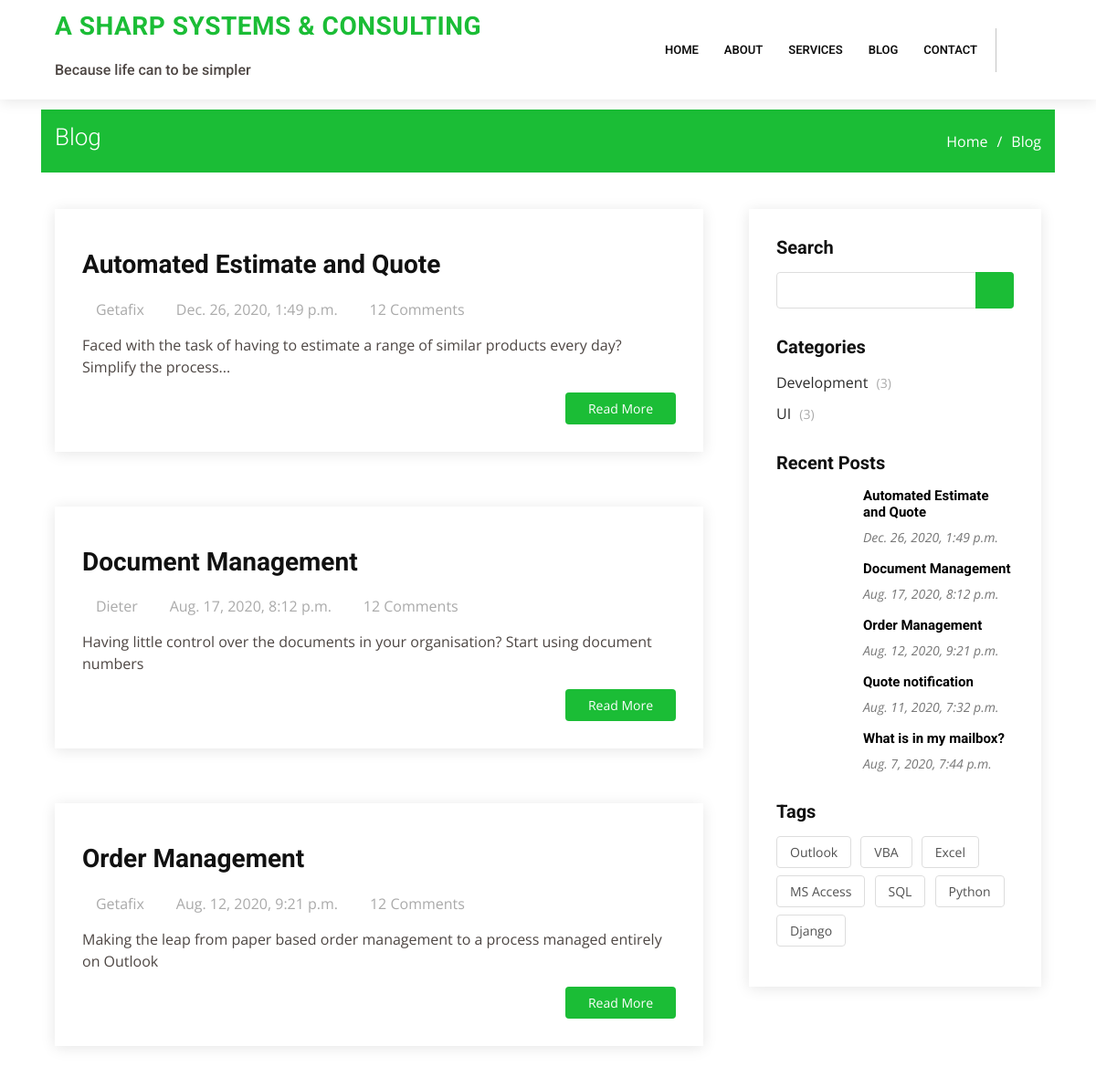
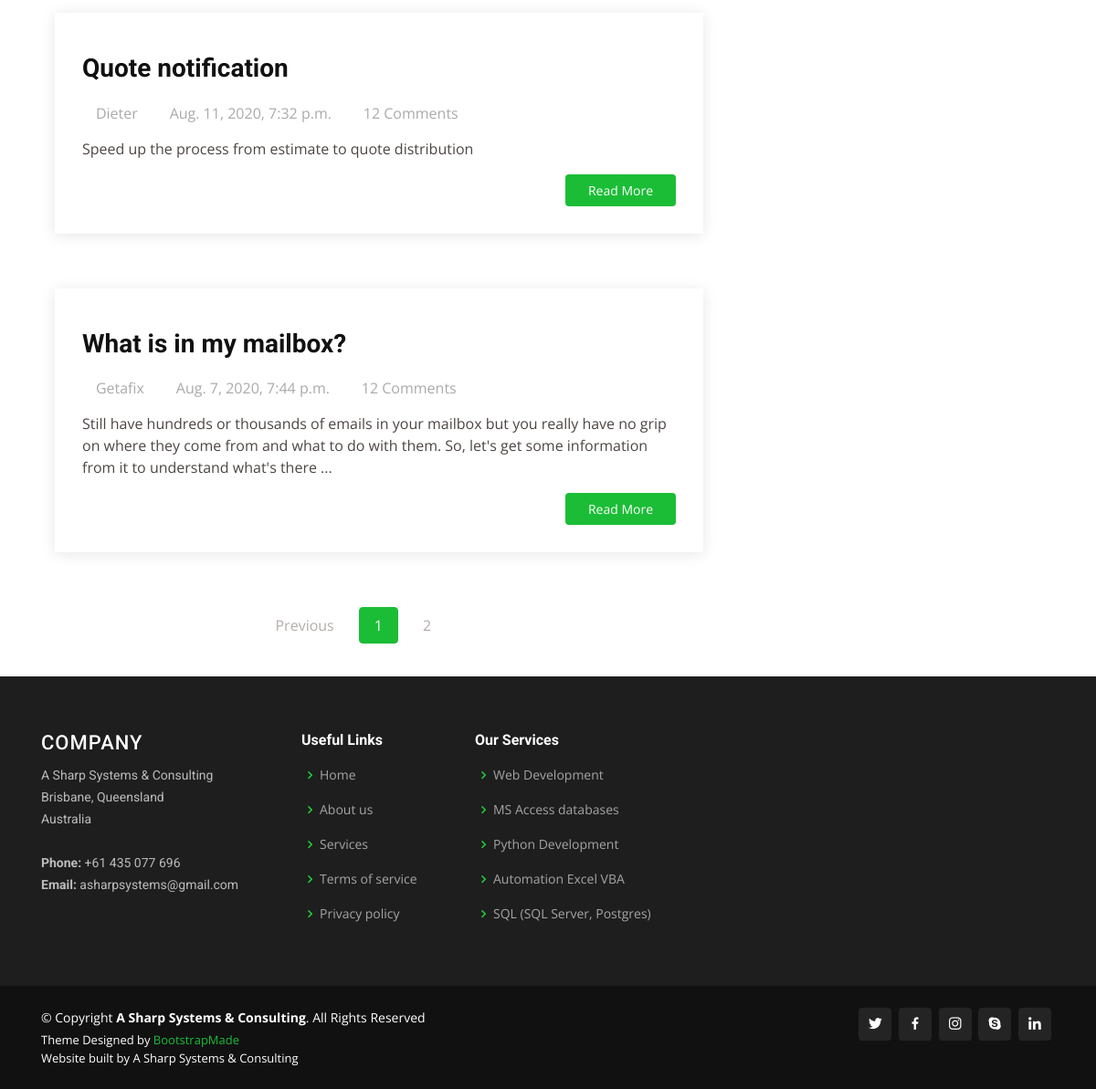
Page /blog on the committed database (2 pictures, top to bottom).
### lcore/models.py (models this page shows, shortened)
class Reference(models.Model):
    company = models.CharField(max_length=100, unique=True)
    address = models.CharField(max_length=200, unique=True)
    country = models.CharField(max_length=100, unique=True)
    phone = models.CharField(max_length=20, unique=True)
    email = models.EmailField()
    primary = models.IntegerField(null=False, unique=True)
    objects = RefManager()

class Article(models.Model):
    author = models.CharField(max_length=100, unique=False)
    caption = models.CharField(max_length=50, unique=False)
    extract = models.CharField(max_length=300)
    story = models.TextField(blank=False)
    date_added = models.DateTimeField(auto_now=False, auto_now_add=True)
    draft = models.BooleanField(default=True)
    visible = models.BooleanField(default=True)
    tags = models.ManyToManyField(Tag, blank=True)
    category = models.ManyToManyField(Category, blank=True)
    image_file = models.FileField(upload_to='blog_image', blank=True, null=True)
    article_file = models.FileField(upload_to='blog_article', blank=True, null=True)
    project = models.BooleanField(default=False)
    objects = ArticleManager()
    class Meta:
        ordering = ['-date_added']
    def __str__(self):
        return self.caption.title()

class Tag(models.Model):
    tag = models.CharField(max_length=30, unique=True)
    active = models.BooleanField(default=True)
    objects = TagManager()
    def __str__(self):
        return self.tag.title()

class Services(models.Model):
    service = models.CharField(max_length=100, unique=True)
    date_added = models.DateTimeField(auto_now=False, auto_now_add=True)
    priority = models.IntegerField(null=False, unique=True)
    image_file = models.FileField(upload_to='service_icon', blank=True, null=True)
    descrip = models.CharField(max_length=300, blank=True, null=True)
    objects = ServicesManager()
    class Meta:
        ordering = ['priority']
    def __str__(self):
        return self.service.title()

### lcore/views.py (the view)
# urls.py: path('blog', blog, name='blog'),
def blog(request):
    template = "blog.html"
    active_articles = Article.objects.visible()
    recent_articles = Article.objects.recent_five()
    active_tags = Tag.objects.active()  # change to used
    with connection.cursor() as cursor:
        sql = ("Select C.name, count(C.name) as cat_count from lcore_article_category as JJ inner join"
               " lcore_category C on JJ.category_id = C.id group by name;")
        print(sql)
        cursor.execute(sql)
        columns = [col[0] for col in cursor.description]
        category_count = [
            dict(zip(columns, row))
            for row in cursor.fetchall()
        ]
    page = request.GET.get('page', 1)
    paginator = Paginator(active_articles, 5)
    try:
        article_page = paginator.page(page)
    except PageNotAnInteger:
        article_page = paginator.page(1)
    except EmptyPage:
        article_page = paginator.page(paginator.num_pages)
    local_context = {
        'articles': article_page,
        'recent_articles': recent_articles,
        'active_tags': active_tags,
        'category_count': category_count
    }
    context = {**get_base_context(), **local_context}
    print(context)
    return render(request, template, context)

### lcore/models.py (called while the page is built)
    def visible(self):
        qs = super(ArticleManager, self).filter(draft=False).filter(visible=True)
        return qs

    def recent_five(self):
        qs = super(ArticleManager, self).filter(draft=False).filter(visible=True).order_by('-date_added')[:5]
        return qs

    def top_five(self):
        qs = super(ServicesManager, self).order_by('priority')[:5]
        return qs

    def active(self):
        qs = super(TagManager, self).filter(active=True)
        return qs

### lcore/views.py (called while the page is built)
def get_base_context():
    service_list = Services.objects.top_five()
    company = Reference.objects.get(primary=1)
    co_name = company.company
    co_addr = company.address
    co_country = company.country
    co_phone = company.phone
    co_email = company.email
    print(co_name)
    return {'service_list': service_list,
            'co_name': co_name,
            'co_addr': co_addr,
            'co_country': co_country,
            'co_phone': co_phone,
            'co_email': co_email,
            }

### sweb/utils/context_processors.py (called while the page is built)
def settings_context(_request):
    return {"DEBUG": settings.DEBUG}

### templates/blog.html (shortened to what this page needs)
{% extends "base.html" %}
{% block content %}
{% load static %}
  <main id="main">
  <br>
  <section id="breadcrumbs" class="breadcrumbs">
    <div class="container">
      <div class="d-flex justify-content-between align-items-center">
        <h2>Blog</h2>
        <ol>
          <li><a href="index.html">Home</a></li>
          <li>Blog</li>
        </ol>
      </div>
    </div>
  </section>
  <section id="blog" class="blog">
    <div class="container">
      <div class="row">
        <div class="col-lg-8 entries">
          {% for art in articles %}
          <article class="entry" data-aos="fade-up">
            <div class="entry-img">
            </div>
            <h2 class="entry-title">
              <a href="{% url 'lcore:blog_item' pk=art.id %}">{{art.caption}}</a>
            </h2>
            <div class="entry-meta">
              <ul>
                <li class="d-flex align-items-center"><i class="icofont-user"></i> {{art.author}}</li>
                <li class="d-flex align-items-center"><i class="icofont-wall-clock"></i> <time datetime="2020-01-01">{{art.date_added}}</time></li>
                <li class="d-flex align-items-center"><i class="icofont-comment"></i> 12 Comments</li>
              </ul>
            </div>
            <div class="entry-content">
              <p>
                {{art.extract}}</p>
              <div class="read-more">
                <a href="{% url 'lcore:show_pdf' pk=art.id %}">Read More</a>
              </div>
            </div>
          </article>
          {% endfor %}
  <div class="blog-pagination">
    {% if articles.has_other_pages %}
  <ul class="justify-content-center">
    {% if articles.has_previous %}
      <li>
          <a class="active" href="?page={{ articles.previous_page_number }}">Previous</a>
      </li>
    {% else %}
      <li class="disabled">
          <a href="#" tabindex="-1">Previous</a>
      </li>
    {% endif %}
    {% for i in articles.paginator.page_range %}
      {% if articles.number == i %}
    <li class="active"><a href="#"> {{ i }}</a></li>
      {% else %}
        <li><a href="?page={{i}}">{{ i }}</a></li>
      {% endif %}
    {% endfor %}
    {% if articles.has_next %}
      <li>
          <a  href="? page={{articles.next_page_number }}"><i class="icofont-rounded-right"></i></a>
      </li>
    {% else %}
      <li class="disabled">
          <a href="#" tabindex="-1">Next</a>
      </li>
    {% endif %}
  </ul>
  {% endif %}
  </div>
  </div>
  <div class="col-lg-4">
    <div class="sidebar" data-aos="fade-left">
      <h3 class="sidebar-title">Search</h3>
      <div class="sidebar-item search-form">
        <form action="">
          <input type="text">
          <button type="submit"><i class="icofont-search"></i></button>
        </form>
      </div>
      <h3 class="sidebar-title">Categories</h3>
      <div class="sidebar-item categories">
        {% if category_count %}
        <ul>
          {% for c in category_count %}
          <li><a href="#">{{c.name}} <span>({{c.cat_count}})</span></a></li>
          {% endfor %}
        </ul>
        {% endif %}
      </div>
      <h3 class="sidebar-title">Recent Posts</h3>
      <div class="sidebar-item recent-posts">
        {% if recent_articles %}
        {% for a in recent_articles %}
        <div class="post-item clearfix">
          <h4><a href="{% url 'lcore:blog_item' pk=a.id %}">{{ a.caption }}</a></h4>
          <time datetime="2020-01-01">{{ a.date_added }}</time>
        </div>
        {% endfor %}
        {% else %}
          <h4>Nothing yet</h4>
        {% endif %}
      </div>
            <h3 class="sidebar-title">Tags</h3>
            <div class="sidebar-item tags">
              {% if active_tags %}
              <ul>
                {% for t in active_tags %}
                  <li><a href="#">{{ t.tag }}</a></li>
                {% endfor %}
              </ul>
              {% endif %}
            </div>
          </div>
        </div>
      </div>
    </div>
  </section>
  </main>
{% endblock content %}

### templates/base.html (shortened to what this page needs)
<!DOCTYPE html>
{% load static i18n %}
{% load static %}
<html lang="en">
<head>
  <link href="{% static 'vendor/bootstrap/css/bootstrap.min.css' %}" rel="stylesheet">
  <link href="{% static 'vendor/icofont/icofont.min.css' %}" rel="stylesheet">
  <link href="{% static 'vendor/boxicons/css/boxicons.min.css' %}" rel="stylesheet">
  <link href="{% static 'vendor/animate.css/animate.min.css' %}" rel="stylesheet">
  <link href="{% static 'vendor/venobox/venobox.css' %}" rel="stylesheet">
  <link href="{% static 'vendor/owl.carousel/assets/owl.carousel.min.css' %}" rel="stylesheet">
  <link href="{% static 'vendor/aos/aos.css' %}" rel="stylesheet">
  <link href="{% static 'vendor/remixicon/remixicon.css' %}" rel="stylesheet">
  <link href="{% static 'css/style.css' %}" rel="stylesheet">
</head>
    <body>
  <header id="header" class="fixed-top">
    <div class="container d-flex align-items-center">
      <div class="container">
      <h1 class="logo mr-auto"><a href="index.html"><span>{{co_name}}</span></a></h1>
      <br><h6>Because life can to be simpler</h6>
      </div>
      <nav class="nav-menu d-none d-lg-block">
        <ul>
          <li><a href="{% url 'lcore:home' %}">Home</a></li>
          <li ><a href="{% url 'lcore:about' %}">About</a>
          </li>
          <li><a href="{% url 'lcore:services' %}">Services</a></li>
          <li><a href="{% url 'lcore:blog' %}">Blog</a></li>
          <li><a href="{% url 'lcore:contact' %}">Contact</a></li>
        </ul>
      </nav>
      <div class="header-social-links">
        <a href="#" class="twitter"><i class="icofont-twitter"></i></a>
        <a href="#" class="facebook"><i class="icofont-facebook"></i></a>
        <a href="#" class="instagram"><i class="icofont-instagram"></i></a>
        <a href="#" class="linkedin"><i class="icofont-linkedin"></i></i></a>
      </div>
    </div>
  </header>
<div class="container">
    {% block content %}
    {% endblock content %}
</div>
  <footer id="footer">
    <div class="footer-top">
      <div class="container">
        <div class="row">
          <div class="col-lg-3 col-md-6 footer-contact">
            <h3>Company</h3>
            <p>
              {{co_name}} <br>
              {{co_addr}}<br>
              {{co_country}} <br><br>
              <strong>Phone:</strong> {{co_phone}}<br>
              <strong>Email:</strong> {{co_email}}<br>
            </p>
          </div>
          <div class="col-lg-2 col-md-6 footer-links">
            <h4>Useful Links</h4>
            <ul>
              <li><i class="bx bx-chevron-right"></i> <a href="#">Home</a></li>
              <li><i class="bx bx-chevron-right"></i> <a href="#">About us</a></li>
              <li><i class="bx bx-chevron-right"></i> <a href="#">Services</a></li>
              <li><i class="bx bx-chevron-right"></i> <a href="#">Terms of service</a></li>
              <li><i class="bx bx-chevron-right"></i> <a href="#">Privacy policy</a></li>
            </ul>
          </div>
          <div class="col-lg-3 col-md-6 footer-links">
            <h4>Our Services</h4>
            <ul>
              {% for service in service_list %}
                <li><i class="bx bx-chevron-right"></i> <a href="#">{{service.service}}</a></li>
              {% endfor %}
            </ul>
          </div>
        </div>
      </div>
    </div>
    <div class="container d-md-flex py-4">
      <div class="mr-md-auto text-center text-md-left">
        <div class="copyright">
          &copy; Copyright <strong><span>{{co_name}}</span></strong>. All Rights Reserved
        </div>
        <div class="credits">
          Theme Designed by <a href="https://bootstrapmade.com/">BootstrapMade</a><br>
          Website built by {{co_name}}
        </div>
      </div>
      <div class="social-links text-center text-md-right pt-3 pt-md-0">
        <a href="#" class="twitter"><i class="bx bxl-twitter"></i></a>
        <a href="#" class="facebook"><i class="bx bxl-facebook"></i></a>
        <a href="#" class="instagram"><i class="bx bxl-instagram"></i></a>
        <a href="#" class="google-plus"><i class="bx bxl-skype"></i></a>
        <a href="#" class="linkedin"><i class="bx bxl-linkedin"></i></a>
      </div>
    </div>
  </footer>
    </body>
</html>

### rows in the picture
Reference: company "A SHARP SYSTEMS & CONSULTING", company "A Sharp Systems & Consulting", address "Brisbane, Queensland", country "Australia", phone "+61 435 077 696", email "asharpsystems@gmail.com"
Article: caption "Automated Estimate and Quote", author "Getafix", date_added "Dec. 26, 2020, 1:49 p.m.", extract "Faced with the task of having to estimate a range of similar products every day? Simplify the process..."
Article: caption "Document Management", author "Dieter", date_added "Aug. 17, 2020, 8:12 p.m.", extract "Having little control over the documents in your organisation? Start using document numbers"
Article: caption "Order Management", author "Getafix", date_added "Aug. 12, 2020, 9:21 p.m.", extract "Making the leap from paper based order management to a process managed entirely on Outlook"
Article: caption "Quote notification", author "Dieter", date_added "Aug. 11, 2020, 7:32 p.m.", extract "Speed up the process from estimate to quote distribution"
Article: caption "What is in my mailbox?", author "Getafix", date_added "Aug. 7, 2020, 7:44 p.m.", extract "Still have hundreds or thousands of emails in your mailbox but you really have no grip on where they come from and what to do with them. So, let's get some information from it to understand what's there ..."
Tag: tag "Outlook"
Tag: tag "VBA"
Tag: tag "Excel"
Tag: tag "MS Access"
Tag: tag "SQL"
Tag: tag "Python"
Tag: tag "Django"
Services: service "Web Development"
Services: service "MS Access databases"
Services: service "Python Development"
Services: service "Automation Excel VBA"
Services: service "SQL (SQL Server, Postgres)"

### other values in the picture
{{ i }} "1"
{{ i }} "2"
{{ c.name }} "Development" "UI"
{{ c.cat_count }} "3" "3"
